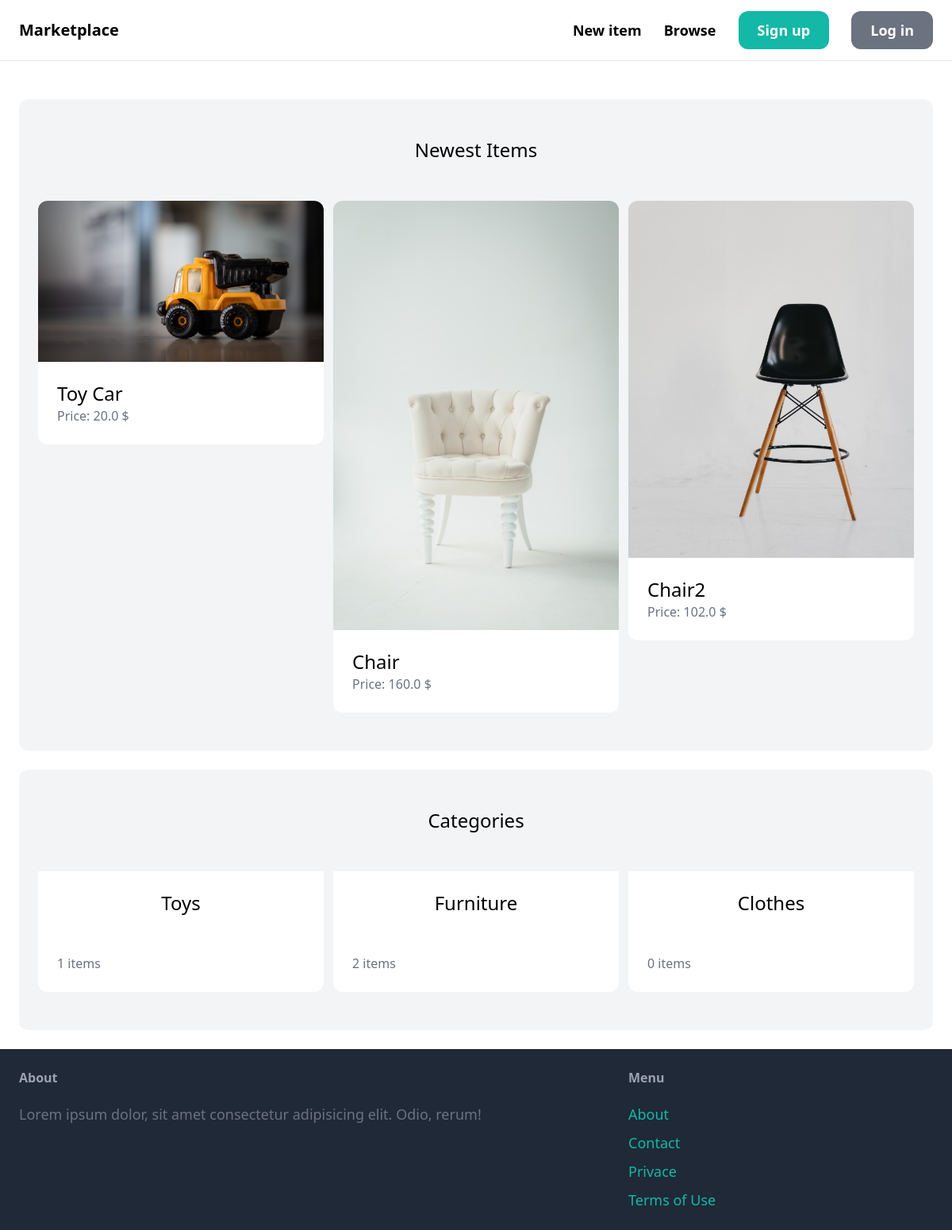
The page / on the database its author committed.
### item/models.py (models this page shows, shortened)
class items(models.Model):
    category = models.ForeignKey(categories,related_name="item",on_delete=models.CASCADE)
    name = models.CharField(max_length = 255)
    description = models.TextField(null=True, blank = True)
    price = models.FloatField()
    image = models.ImageField(upload_to="item_images",blank=True,null=True)
    is_sold = models.BooleanField(default=False)
    created_by = models.ForeignKey(User,related_name="item",on_delete = models.CASCADE)
    created_at = models.DateTimeField(auto_now_add=True)
    class Meta:
        verbose_name_plural = "Items"

class categories(models.Model):
    name = models.CharField(max_length = 255)
    class Meta:
        verbose_name_plural = "Categories"

### core/views.py (the view)
# urls.py: path('', views.index, name='index'),
def index(request):
    items_ = items.objects.filter(is_sold = False)[0:6]
    print(f"Items:{items}")
    categories_ = categories.objects.all()
    return render(request,'core/index.html',{
        'categories':categories_,
        'items':items_
    })

### core/templates/core/index.html
{%extends "core/base.html"%} {%block title%} Home {%endblock%} {%block content%}
<div class="mt-6 px-6 py-12 bg-gray-100 rounded-xl">
  <h2 class="mb-12 text-2xl text-center">Newest Items</h2>
  <div class="grid grid-cols-3 gap-3">
    {% for item in items %}
    <div>
      <a href="{% url 'item:detail' item.id %}">
        <div>
          <img src="{{item.image.url}}" class="rounded-t-xl" />
        </div>
        <div class="p-6 bg-white rounded-b-xl">
          <h2 class="text-2xl">{{item.name}}</h2>
          <p class="text-gray-500">Price: {{item.price}} $</p>
        </div>
      </a>
    </div>
    {% endfor %}
  </div>
</div>
<div class="mt-6 px-6 py-12 bg-gray-100 rounded-xl">
  <h2 class="mb-12 text-2xl text-center">Categories</h2>
  <div class="grid grid-cols-3 gap-3">
    {%for category in categories%}
    <div>
      <a href="#">
        <div class="p-6 bg-white rounded-b-xl">
            <h2 class="mb-12 text-2xl text-center">{{category.name}}</h2>
            <p class="text-gray-500">{{category.item.count}} items</p>
        </div>
      </a>
    </div>
    {%endfor%}
  </div>
</div>
{%endblock%}

### core/templates/core/base.html (shortened to what this page needs)
<!DOCTYPE html>
<html lang="en">
<head>
</head>
<body>
    <nav class="py-6 px-6 flex justify-between items-center border-b border-gray-200">
        <a href="/" class="text-xl font-semibold">Marketplace</a>
        <div class="space-x-6">
            <a href="{% url 'item:new' %}" class="text-lg font-semibold hover:text-gray-500">New item</a>
            <a href="{% url 'item:browse' %}" class="text-lg font-semibold hover:text-gray-500">Browse</a>
            {% if request.user.is_authenticated %}
            <a href="{% url 'communication:inbox' %}" class="px-6 py-3 text-lg font-semibold bg-teal-500 text-white rounded-xl hover:bg-teal-700">Inbox</a>
            <a href="{% url 'dashboard:index' %}" class="px-6 py-3 text-lg font-semibold bg-gray-500 text-white rounded-xl hover:bg-gray-700">Dashboard</a>
            {% else %}
                <a href="{% url 'core:signup' %}" class="px-6 py-3 text-lg font-semibold bg-teal-500 text-white rounded-xl hover:bg-teal-700">Sign up</a>
                <a href="{% url 'core:login' %}" class="px-6 py-3 text-lg font-semibold bg-gray-500 text-white rounded-xl hover:bg-gray-700">Log in</a>
            {% endif %}
            </div>
    </nav>
    <div class="mx-6 py-6">
       {%block content%}{%endblock%}
    </div>
    <footer class="py-6 px-6 flex justify-between bg-gray-800">
        <div class="w-2/3 pr-10">
            <h3 class="mb-5 font-semibold text-gray-400">About</h3>
            <p class="text-lg text-gray-500">Lorem ipsum dolor, sit amet consectetur adipisicing elit. Odio, rerum! </p>
        </div>
        <div class="w-1/3">
            <h3 class="mb-5 font-semibold text-gray-400">Menu</h3>
            <ul class="space-y-2">
                <li><a href="#" class="text-lg text-teal-500 hover:text-teal-700">About</a></li>
                <li><a href="{%url 'core:contact'%}" class="text-lg text-teal-500 hover:text-teal-700">Contact</a></li>
                <li><a href="#" class="text-lg text-teal-500 hover:text-teal-700">Privace</a></li>
                <li><a href="#" class="text-lg text-teal-500 hover:text-teal-700">Terms of Use</a></li>
            </ul>
        </div>
    </footer>
</body>
<script src="https://cdn.tailwindcss.com"></script>
</html>

### rows shown on the page
items: image (picture), name "Toy Car", price "20.0"
items: image (picture), name "Chair", price "160.0"
items: image (picture), name "Chair2", price "102.0"
categories: name "Toys", item.count "1"
categories: name "Furniture", item.count "2"
categories: name "Clothes", item.count "0"
